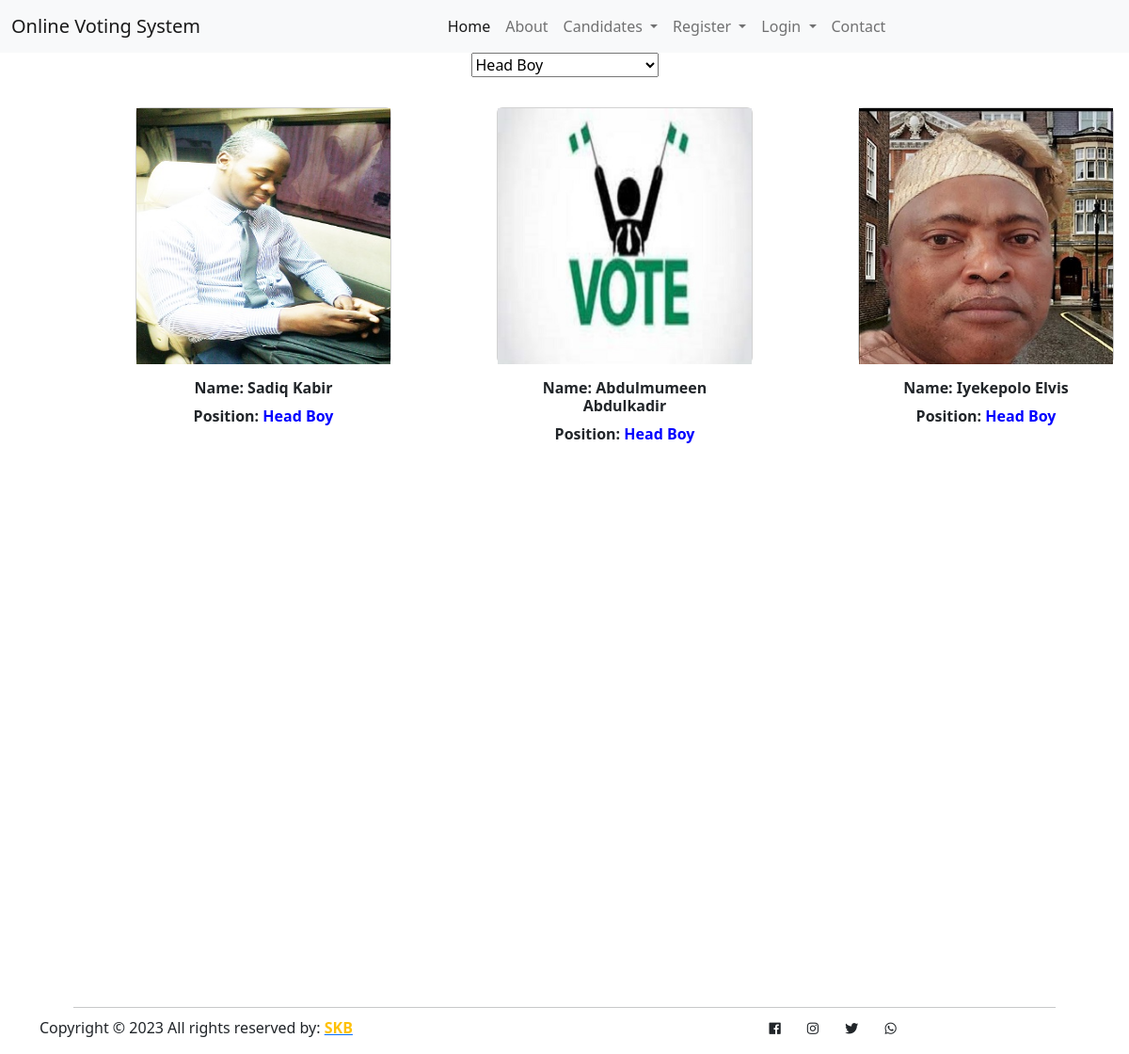
The app's page /candidates/hdb.php with its own data.
### tables this page shows
CREATE TABLE `candidate` (
  `candidate_id` int(11) NOT NULL,
  `position` varchar(100) NOT NULL,
  `firstname` varchar(100) NOT NULL,
  `lastname` varchar(100) NOT NULL,
  `year_level` varchar(100) NOT NULL,
  `gender` varchar(100) NOT NULL,
  `img` varchar(100) NOT NULL,
  `party` varchar(100) NOT NULL
);

### candidates/hdb.php (the view, shortened to what this page needs)
<?php
include ('head.php');?>
<body>
    <div id="wrapper">
              <?php include ('view_banner.php');?>
        <div id="page-wrapper">
    <heading class="voters_heading">
        <center><h1>Registered Head Boy Candidates</h1>
           <center>
                <select onchange = "page(this.value)">
                <option disabled selected>Head Boy</option>
                </select>
            </center>
    </heading>
            <div class="row">
                    <div class="panel panel-default">
                        <div style=" display: flex; flex-wrap: wrap;  gap: 7rem; margin-left: 9rem !important;">
                        <?php
                            $sql = "SELECT * FROM candidate WHERE position = 'Head Boy'";
                            $result = $conn->query($sql);
                            while ($row = $result->fetch_assoc()) {
                            $firstname = $row['firstname'];
                            $lastname = $row['lastname'];
                            $image = $row['img'];
                            $pos = $row['position'];
                            echo '<div class="card text-center" style="width: 17rem; height:17rem; margin-top:2rem;">
                                <img src="../admin/'.$image.'" style="border-radius:; width: 17rem; height:17rem;" class="img-fluid">
                                <div class="card-body" style="margin-bottom:20rem;">
                                <h6 class="card-title text-center"style="font-weight:bold;">Name: ' . $firstname . ' ' . $lastname . '</h6>
                                <p class="card-text" style="color:; font-weight:bold;">Position: <span style="color:blue; font-weight:bold;">'.$pos.'</span> </p>
                                </div>
                            </div>';
                            }
                        ?>
                        </div>
                    </div>
            </div>
        </div>
    </div>
    <?php
        include ('footer.php');
        ?>
</body>
</html>

### records on screen
candidate: img (picture), firstname "Sadiq", lastname "Kabir", position "Head Boy"
candidate: img (picture), firstname "Abdulmumeen", lastname "Abdulkadir", position "Head Boy"
candidate: img (picture), firstname "Iyekepolo", lastname "Elvis", position "Head Boy"
